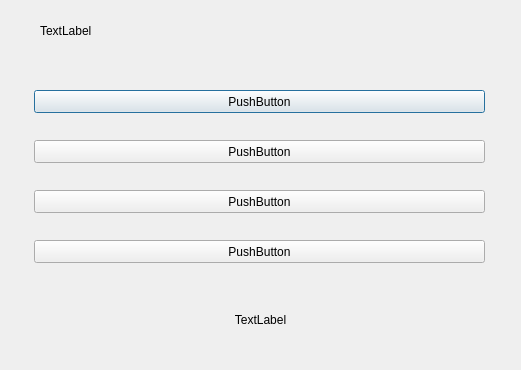
<?xml version="1.0" encoding="UTF-8"?>
<ui version="4.0">
 <class>QuestionDialog</class>
 <widget class="QDialog" name="QuestionDialog">
  <property name="geometry">
   <rect>
    <x>0</x>
    <y>0</y>
    <width>521</width>
    <height>370</height>
   </rect>
  </property>
  <property name="windowTitle">
   <string>Questions</string>
  </property>
  <widget class="QLabel" name="testQuestionLabel">
   <property name="geometry">
    <rect>
     <x>40</x>
     <y>10</y>
     <width>441</width>
     <height>41</height>
    </rect>
   </property>
   <property name="text">
    <string>TextLabel</string>
   </property>
  </widget>
  <widget class="QPushButton" name="possibilty1Button">
   <property name="geometry">
    <rect>
     <x>34</x>
     <y>90</y>
     <width>451</width>
     <height>23</height>
    </rect>
   </property>
   <property name="text">
    <string>PushButton</string>
   </property>
  </widget>
  <widget class="QPushButton" name="possibilty2Button">
   <property name="geometry">
    <rect>
     <x>34</x>
     <y>140</y>
     <width>451</width>
     <height>23</height>
    </rect>
   </property>
   <property name="text">
    <string>PushButton</string>
   </property>
  </widget>
  <widget class="QPushButton" name="possibilty3Button">
   <property name="geometry">
    <rect>
     <x>34</x>
     <y>190</y>
     <width>451</width>
     <height>23</height>
    </rect>
   </property>
   <property name="text">
    <string>PushButton</string>
   </property>
  </widget>
  <widget class="QPushButton" name="possibilty4Button">
   <property name="geometry">
    <rect>
     <x>34</x>
     <y>240</y>
     <width>451</width>
     <height>23</height>
    </rect>
   </property>
   <property name="text">
    <string>PushButton</string>
   </property>
  </widget>
  <widget class="QLabel" name="resultLabel">
   <property name="geometry">
    <rect>
     <x>35</x>
     <y>310</y>
     <width>451</width>
     <height>20</height>
    </rect>
   </property>
   <property name="text">
    <string>TextLabel</string>
   </property>
   <property name="alignment">
    <set>Qt::AlignCenter</set>
   </property>
  </widget>
 </widget>
 <resources/>
 <connections/>
</ui>
